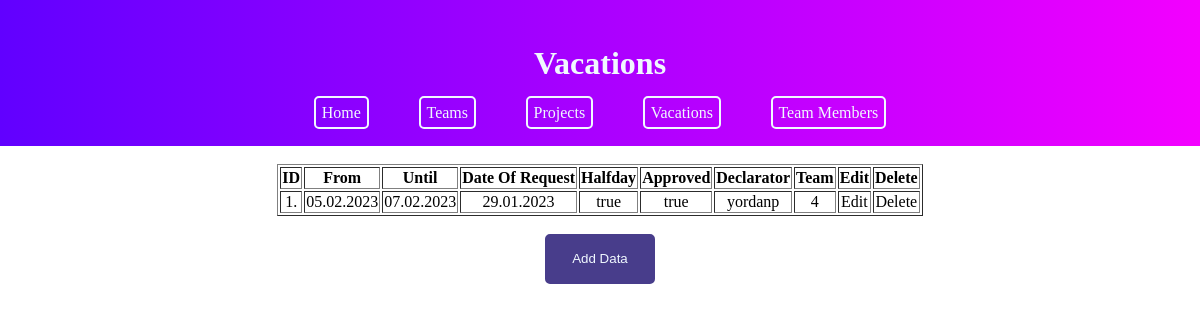
The page /Site/vacations/vacations.php (signed in) on the database its author committed.
### tables this page shows
CREATE TABLE "Vacations" (
	"id"	INTEGER,
	"from"	DATE,
	"until"	DATE,
	"dor"	DATE,
	"halfday"	BOOLEAN,
	"approved"	BOOLEAN,
	"declarator"	STRING(12),
	"team"	INTEGER,
	PRIMARY KEY("id"),
	FOREIGN KEY("team") REFERENCES "Teams"("id")
);

### Site/vacations/vacations.php (the view, shortened to what this page needs)
<!DOCTYPE html>
<html lang="en">
<head>
    <link rel="stylesheet" href="../style.css">
</head>
<?php
function print_data($sql_query)
{
?>
    <div class="div-align scrollabe">
        <?php
        $db = new PDO("sqlite:../../Database.db");
        $statement = $db->query($sql_query);
        $vacations = $statement->fetchAll(PDO::FETCH_ASSOC);
        echo "<br><table border = 1>";
        echo "
            <tr>
                <td><b>ID<b></td>
                <td><b>From<b></td>
                <td><b>Until<b></td>
                <td><b>Date Of Request<b></td>
                <td><b>Halfday<b></td>
                <td><b>Approved<b></td>
                <td><b>Declarator<b></td>
                <td><b>Team<b></td>
                <td><b>Edit<b></td>
                <td><b>Delete<b></td>
            </tr>";
        foreach ($vacations as $row => $data) {
            echo "<tr>";
            echo "<td>" . $data['id'] . "." . "</td>";
            echo "<td>" . $data['from'] . "</td>";
            echo "<td>" . $data['until'] . "</td>";
            echo "<td>" . $data['dor'] . "</td>";
            echo "<td>" . $data['halfday'] . "</td>";
            echo "<td>" . $data['approved'] . "</td>";
            echo "<td>" . $data['declarator'] . "</td>";
            echo "<td>" . $data['team'] . "</td>";
            echo "<td align='center'>" ?> <a class='a_links' href="vacations_update.php?id=<?php echo $data['id']; ?>">Edit</a></td><?php
            echo "<td align='center'>" ?> <a class='a_links' href="vacations_delete.php?id=<?php echo $data['id']; ?>">Delete</a></td>
    <?php
            echo "</tr>";
        }
        echo "</table>";
    }
    ?>
    <body>
        <header>
            <h1>Vacations</h1>
            <?php
            if (!isset($_POST['addbttn'])) {
                if (!isset($_POST['checkbttn'])) {
            ?>
                        <nav>
                            <a href="../index.php">Home</a>
                            <a href="../teams/teams.php">Teams</a>
                            <a href="../projects/projects.php">Projects</a>
                            <a href="vacations.php">Vacations</a>
                            <?php if ($_SESSION['role'] == 'CEO') { ?>
                            <a href="../users/users.php">Users</a>
                            <?php } else { ?>
                            <a href="../users/users.php">Team Members</a>
                            <?php } ?>
                        </nav>
        </header>
        <?php
                    $team = $_SESSION['team'];
                    $user = $_SESSION['username'];
                    if ($_SESSION['role'] == "CEO") {
                        print_data("SELECT * FROM Vacations WHERE approved='true'");
                    } else if ($_SESSION['role'] == "Team Lead") {
                        print_data("SELECT * FROM Vacations WHERE approved='true' AND team='$team'");
                    } else {
                        print_data("SELECT * FROM Vacations WHERE declarator='$user'");
                    }
        ?>
<?php
                } else {
                    header("Location: vacations_approve.php");
                }
            } else {
                header("Location: vacations_add.php");
            }
?>
<form class="buttons" method="post">
    <br>
    <input class="actionbttns" type="submit" name="addbttn" value="Add Data">
</form>
    </body>
</html>

### Site/style.css (style rules this page uses)
header { text-align: center; width: auto; background: rgb(97, 0, 255); background: linear-gradient(90deg, rgba(97, 0, 255, 1) 0%, rgba(243, 0, 255, 1) 100%); color: aliceblue; padding: 2%; }
a { color: aliceblue; text-decoration: none; border-width: 2px; border-style: solid; border-color: aliceblue; margin: 2%; border-radius: 5px; padding: 0.5%; }
.buttons { text-align: center; }
body { margin: 0; }
table { text-align: center; margin-left: auto; margin-right: auto; }
.actionbttns { background-color: darkslateblue; border-width: 2px; width: 110px; height: 50px; border-style: solid; border-color: darkslateblue; border-radius: 5px; color: aliceblue; text-align: center; box-sizing: border-box; }
.a_links { color: initial; text-decoration: initial; border-width: initial; border-style: initial; border-color: initial; margin: initial; border-radius: initial; padding: initial; }

### rows shown on the page
vacations: id "1", from "05.02.2023", until "07.02.2023", dor "29.01.2023", halfday "true", approved "true", declarator "yordanp", team "4"
